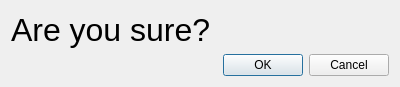
<?xml version="1.0" encoding="UTF-8"?>
<ui version="4.0">
 <class>SureDialog</class>
 <widget class="QDialog" name="SureDialog">
  <property name="geometry">
   <rect>
    <x>0</x>
    <y>0</y>
    <width>400</width>
    <height>87</height>
   </rect>
  </property>
  <property name="windowTitle">
   <string>Dialog</string>
  </property>
  <layout class="QVBoxLayout" name="verticalLayout">
   <item>
    <widget class="QLabel" name="label">
     <property name="font">
      <font>
       <pointsize>24</pointsize>
      </font>
     </property>
     <property name="text">
      <string>Are you sure?</string>
     </property>
    </widget>
   </item>
   <item>
    <layout class="QHBoxLayout" name="horizontalLayout">
     <item>
      <spacer name="horizontalSpacer">
       <property name="orientation">
        <enum>Qt::Orientation::Horizontal</enum>
       </property>
       <property name="sizeHint" stdset="0">
        <size>
         <width>128</width>
         <height>20</height>
        </size>
       </property>
      </spacer>
     </item>
     <item>
      <layout class="QHBoxLayout" name="horizontalLayout_2">
       <item>
        <widget class="QPushButton" name="okButton">
         <property name="text">
          <string>OK</string>
         </property>
        </widget>
       </item>
       <item>
        <widget class="QPushButton" name="cancelButton">
         <property name="text">
          <string>Cancel</string>
         </property>
        </widget>
       </item>
      </layout>
     </item>
    </layout>
   </item>
  </layout>
 </widget>
 <resources/>
 <connections/>
</ui>
